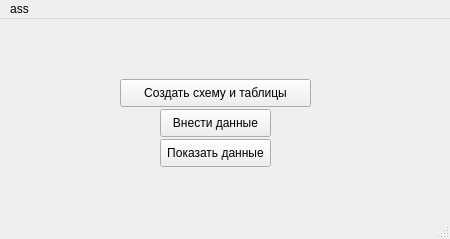
<?xml version="1.0" encoding="UTF-8"?>
<ui version="4.0">
 <class>MainWindow</class>
 <widget class="QMainWindow" name="MainWindow">
  <property name="geometry">
   <rect>
    <x>0</x>
    <y>0</y>
    <width>450</width>
    <height>239</height>
   </rect>
  </property>
  <property name="windowTitle">
   <string>MainWindow</string>
  </property>
  <widget class="QWidget" name="centralwidget">
   <widget class="QPushButton" name="mainButton_createTable">
    <property name="geometry">
     <rect>
      <x>120</x>
      <y>60</y>
      <width>191</width>
      <height>28</height>
     </rect>
    </property>
    <property name="text">
     <string>Создать схему и таблицы</string>
    </property>
   </widget>
   <widget class="QPushButton" name="mainButton_insertData">
    <property name="geometry">
     <rect>
      <x>160</x>
      <y>90</y>
      <width>111</width>
      <height>28</height>
     </rect>
    </property>
    <property name="mouseTracking">
     <bool>false</bool>
    </property>
    <property name="text">
     <string>Внести данные</string>
    </property>
   </widget>
   <widget class="QPushButton" name="mainButton_showData">
    <property name="geometry">
     <rect>
      <x>160</x>
      <y>120</y>
      <width>111</width>
      <height>28</height>
     </rect>
    </property>
    <property name="text">
     <string>Показать данные</string>
    </property>
   </widget>
  </widget>
  <widget class="QMenuBar" name="menubar">
   <property name="geometry">
    <rect>
     <x>0</x>
     <y>0</y>
     <width>450</width>
     <height>26</height>
    </rect>
   </property>
   <widget class="QMenu" name="menuass">
    <property name="title">
     <string>ass</string>
    </property>
   </widget>
   <addaction name="menuass"/>
  </widget>
  <widget class="QStatusBar" name="statusbar"/>
 </widget>
 <resources/>
 <connections/>
</ui>
